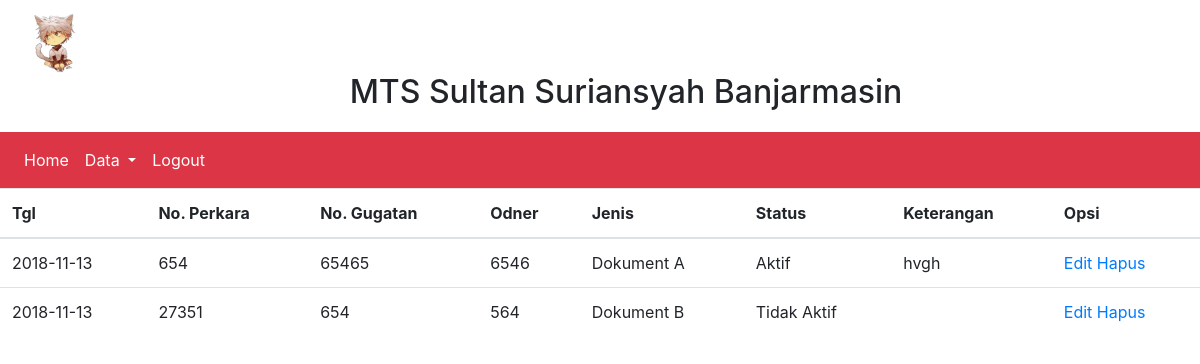
The page /?view=data-dokument (signed in) on the database its author committed.
### tables this page shows
CREATE TABLE `Dokument_jenis` (
  `dokument_jenis_id` int(100) NOT NULL,
  `dokument_jenis_nama` varchar(100) NOT NULL
);

CREATE TABLE `Document` (
  `dokument_id` int(100) NOT NULL,
  `dokument_tgl` date NOT NULL,
  `dokument_no_perkara` varchar(100) NOT NULL,
  `dokument_no_gugatan` varchar(100) NOT NULL,
  `dokument_odner` varchar(100) NOT NULL,
  `dokument_id_jenis` int(100) NOT NULL,
  `dokument_status` varchar(100) NOT NULL,
  `dokument_ket` varchar(255) NOT NULL
);

### models/admin.php (called while the page is built, shortened)
<?php
class Admin
{
  private $mysqli;
  function __construct($mysqli)
  {
    $this->mysqli = $mysqli;
  }
  public function ShowDokument()
  {
    $db = $this->mysqli->conn;
    $query = $db->query("SELECT Dokument_jenis.dokument_jenis_id, Dokument_jenis.dokument_jenis_nama, Document.dokument_id, Document.dokument_tgl, Document.dokument_no_perkara, Document.dokument_no_gugatan, Document.dokument_odner, Document.dokument_id_jenis, Document.dokument_status, Document.dokument_ket
      FROM Dokument_jenis
      INNER JOIN Document
      ON Dokument_jenis.dokument_jenis_id = Document.dokument_id_jenis
    ") or die ($db->errir);
    return $query;
  }
}
?>

### view/admin/dokument/data-dokument.php (the view)
<table class="table table-border">
  <thead>
    <tr>
      <th>Tgl</th>
      <th>No. Perkara</th>
      <th>No. Gugatan</th>
      <th>Odner</th>
      <th>Jenis</th>
      <th>Status</th>
      <th>Keterangan</th>
      <th>Opsi</th>
    </tr>
  </thead>
  <tbody>
  <?php
$data = $objAdmin->ShowDokument();
while ($a = $data->fetch_object()) {
?>
    <tr>
      <td><?=$a->dokument_tgl; ?></td>
      <td><?=$a->dokument_no_perkara; ?></td>
      <td><?=$a->dokument_no_gugatan; ?></td>
      <td><?=$a->dokument_odner; ?></td>
      <td><?=$a->dokument_jenis_nama; ?></td>
      <td><?php if ($a->dokument_status == 1) {
        echo "Aktif";
      }
      else {
        echo "Tidak Aktif";
      } ?></td>
      <td><?=$a->dokument_ket;?></td>
      <td>
        <a href="#">Edit</a>
        <a href="#">Hapus</a>
      </td>
    </tr>
<?php } ?>
  </tbody>
</table>

### assets/css/home.css (style rules this page uses)
.view-buku th, td { text-align: left; padding: 8px; }

### rows shown on the page
dokument_jenis: document.dokument_tgl "2018-11-13", document.dokument_no_perkara "654", document.dokument_no_gugatan "65465", document.dokument_odner "6546", dokument_jenis_nama "Dokument A", shows "Aktif", document.dokument_ket "hvgh"
dokument_jenis: document.dokument_tgl "2018-11-13", document.dokument_no_perkara "27351", document.dokument_no_gugatan "654", document.dokument_odner "564", dokument_jenis_nama "Dokument B", shows "Tidak Aktif"
